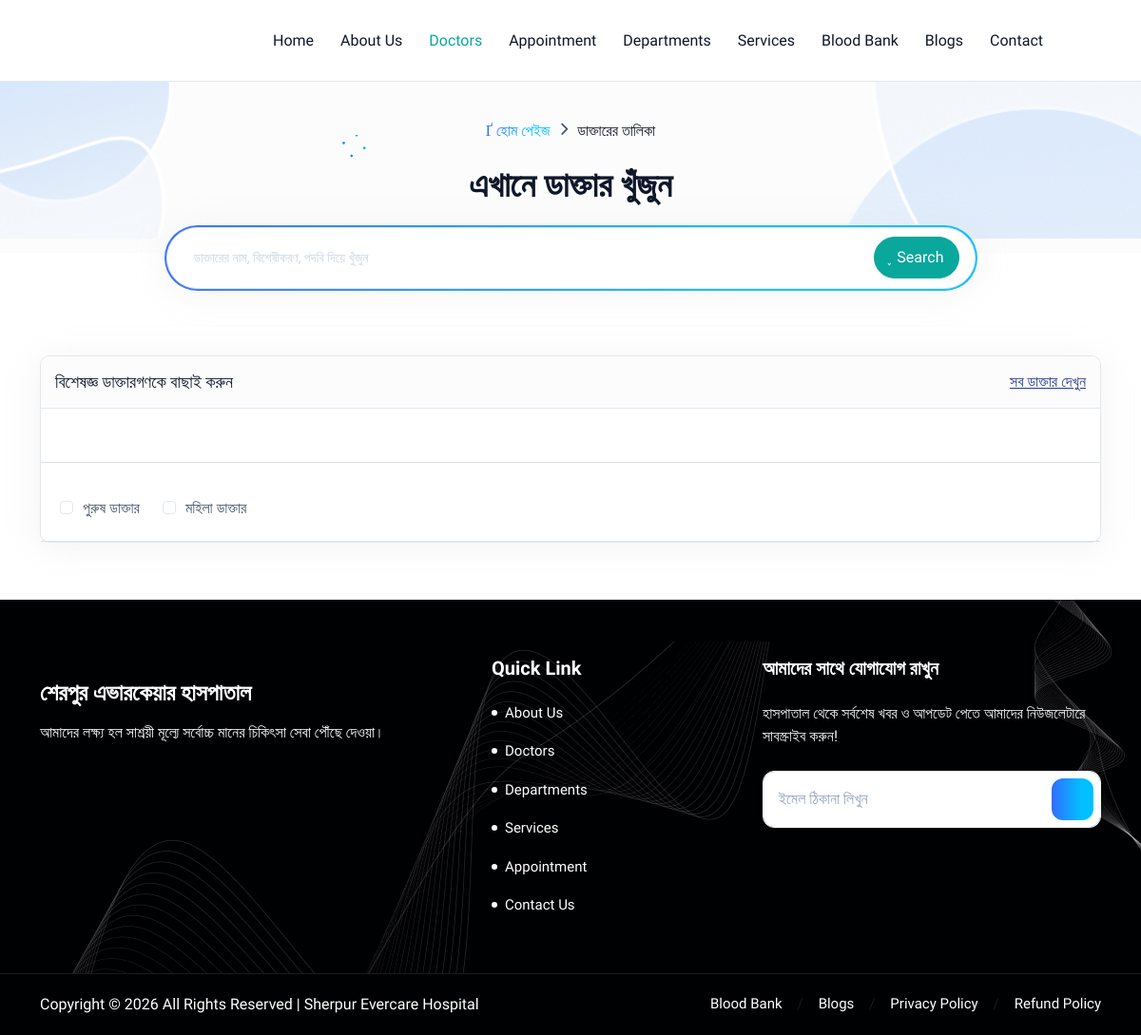
The app's page /doctors/, older data.
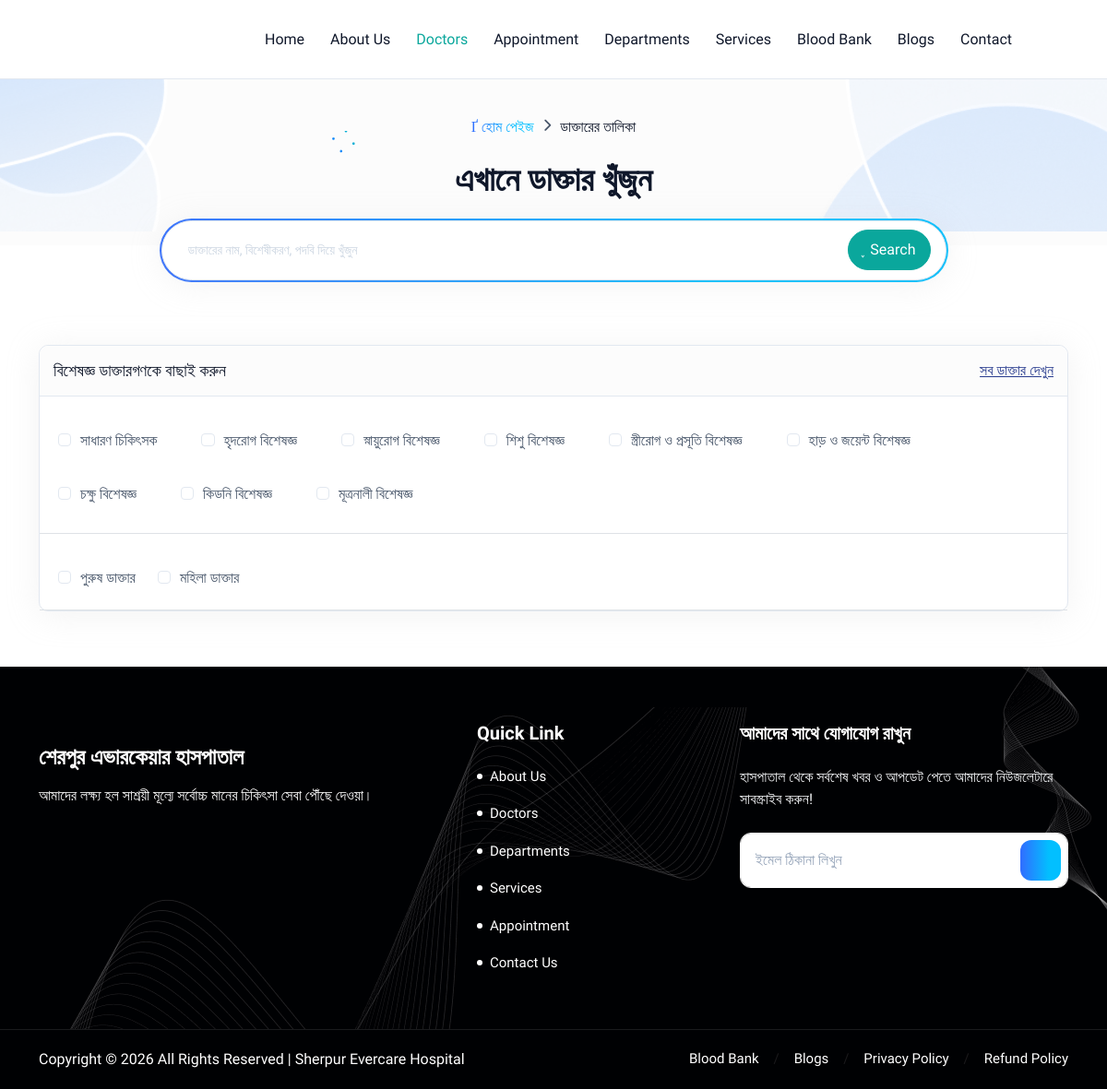
The same page, newer data.
### doctor/models.py (models this page shows, shortened)
class Specialization(BaseModel):
    name = models.CharField(max_length=150)

### doctor/views.py (the view)
# urls.py: path('doctors/', views.doctors, name='doctors'),
def doctors(request, slug=None):
    doctors = Doctor.objects.filter(is_active=True)
    department = None
    query = request.GET.get('search_query', '').strip()
    specializations = request.GET.getlist('specialization')  # 🔥 multiple
    genders = request.GET.getlist('gender')  # 🔥 multiple
    if slug:
        department = get_object_or_404(Department, slug=slug)
        doctors = doctors.filter(department=department)
    if query:
        doctors = doctors.filter(
            Q(name__icontains=query) |
            Q(designation__icontains=query) |
            Q(specializations__name__icontains=query)
        )
    if specializations:
        doctors = doctors.filter(specializations__id__in=specializations)
    if genders:
        doctors = doctors.filter(gender__in=genders)
    doctors = doctors.distinct().order_by('order')
    context = {
        'doctors': doctors,
        'department': department,
        'query': query,
        'selected_specializations': specializations,
        'selected_genders': genders,
        'all_specializations': Specialization.objects.all(),
    }
    return render(request, 'doctor/doctors.html', context)

### core/context_processors.py (called while the page is built)
def site_data(request):
    return {
        'site_setting': SiteSetting.objects.first(),
    }

### doctor/templates/doctor/doctors.html (shortened to what this page needs)
{% extends 'layouts/master.html' %}
{% load static %}
{% load custom_filters %}
{% block content %}
<div class="breadcrumb-bar overflow-visible page-margin-top">
    <div class="container">
        <div class="row align-items-center inner-banner">
            <div class="col-md-12 col-12 text-center">
                <nav aria-label="breadcrumb" class="page-breadcrumb">
                    <ol class="breadcrumb">
                        <li class="breadcrumb-item"><a href="{% url 'index' %}"><i class="isax isax-home-15"></i> হোম পেইজ </a></li>
                        <li class="breadcrumb-item active">ডাক্তারের তালিকা</li>
                    </ol>
                    <h5 class="breadcrumb-title mt-4">এখানে ডাক্তার খুঁজুন</h5>
                </nav>
            </div>
        </div>
        <div class="bg-primary-gradient rounded-pill doctors-search-box">
            <div class="search-box-one rounded-pill p-1 pe-3">
                <form method="GET" action="{% url 'doctors' %}">
                    <input
                        type="text"
                        name="search_query"
                        class="form-control border-0 py-2 py-md-3 px-4 rounded-pill"
                        placeholder="ডাক্তারের নাম, বিশেষীকরণ, পদবি দিয়ে খুঁজুন"
                    >
                    <div class="form-search-btn">
                        <button class="btn btn-primary d-inline-flex align-items-center rounded-pill" type="submit">
                            Search
                        </button>
                    </div>
                </form>
            </div>
        </div>
    </div>
    <div class="breadcrumb-bg">
        <img src="{% static 'img/bg/breadcrumb-bg-01.png' %}" alt="img" class="breadcrumb-bg-01">
        <img src="{% static 'img/bg/breadcrumb-bg-02.png' %}" alt="img" class="breadcrumb-bg-02">
        <img src="{% static 'img/bg/breadcrumb-icon.png' %}" alt="img" class="breadcrumb-bg-03">
    </div>
</div>
<div class="content mt-5">
    <div class="container">
        <div class="row">
            <div class="col-12">
                <form action="" method="GET">
                    <div class="card filter-lists">
                        <div class="card-header">
                            <div class="d-flex align-items-center filter-head justify-content-between">
                                <h4>বিশেষজ্ঞ ডাক্তারগণকে বাছাই করুন</h4>
                                <a href="{% url 'doctors' %}" onclick="this.closest('form').reset();" class="text-secondary text-decoration-underline"> সব ডাক্তার দেখুন </a>
                            </div>
                        </div>
                        <div class="card-body p-0">
                            <div class="accordion-item border-bottom">
                                <div id="collapse1" class="accordion-collapse show" aria-labelledby="heading1">
                                    <div class="accordion-body d-flex pt-3">
                                        <div class="row g-4 ">
                                            {% for s in all_specializations %}
                                            <div class="col-auto">
                                                <div class="d-flex align-items-center justify-content-between mb-2 me-4">
                                                    <div class="form-check">
                                                        <input
                                                            class="form-check-input"
                                                            type="checkbox"
                                                            name="specialization"
                                                            value="{{ s.id }}"
                                                            id="spec{{ s.id }}"
                                                            onchange="this.form.submit()"
                                                        >
                                                        <label class="form-check-label" for="spec{{ s.id }}">
                                                            {{ s.name }}
                                                        </label>
                                                    </div>
                                                </div>
                                            </div>
                                            {% endfor %}
                                        </div>
                                    </div>
                                </div>
                            </div>
                            <div class="accordion-item border-bottom">
                                <div id="collapse2" class="accordion-collapse show" aria-labelledby="heading2">
                                    <div class="accordion-body d-flex pt-3">
                                        <div class="form-check me-4">
                                            <input
                                                class="form-check-input"
                                                type="checkbox"
                                                name="gender"
                                                value="male"
                                                id="gender_male"
                                                onchange="this.form.submit()"
                                            >
                                            <label class="form-check-label" for="gender_male">
                                                পুরুষ ডাক্তার
                                            </label>
                                        </div>
                                        <div class="form-check">
                                            <input
                                                class="form-check-input"
                                                type="checkbox"
                                                name="gender"
                                                value="female"
                                                id="gender_female"
                                                onchange="this.form.submit()"
                                            >
                                            <label class="form-check-label" for="gender_female">
                                                মহিলা ডাক্তার
                                            </label>
                                        </div>
                                    </div>
                                </div>
                            </div>
                        </div>
                    </div>
                </form>
            </div>
        </div>
    </div>
</div>
{% endblock content %}

### templates/layouts/master.html (shortened to what this page needs)
{% load static %}
<!DOCTYPE html>
<html lang="en">
<head>
    <link rel="stylesheet" href="https://cdnjs.cloudflare.com/ajax/libs/font-awesome/7.0.1/css/all.min.css" />
	<link rel="stylesheet" href="{% static 'css/bootstrap.min.css' %}">
    <link rel="stylesheet" href="{% static 'plugins/fancybox/jquery.fancybox.min.css' %}">
    <link rel="stylesheet" href="{% static 'plugins/wow/css/animate.css' %}">
	<link rel="stylesheet" href="{% static 'css/iconsax.css' %}">
	<link rel="stylesheet" href="{% static 'css/feather.css' %}">
	<link rel="stylesheet" href="{% static 'css/style.css' %}">
	<link rel="stylesheet" href="{% static 'css/updated.css' %}">
</head>
<body>
    <main  class="main-wrapper">
        {% block header %}
            {% include 'layouts/header.html' %}
        {% endblock header %}
        {% block content %}
        {% endblock content %}
        {% block footer %}
            {% include 'layouts/footer.html' %}
        {% endblock footer %}
    </main>
</body>
</html>

### templates/layouts/header.html (shortened to what this page needs)
{% load static %}
<header class="header header-default inner-header position-fixed z-3 w-100 top-0">
	<div class="container">
		<nav class="navbar navbar-expand-lg header-nav">
			<div class="navbar-header">
				<a href="{% url 'index' %}" class="navbar-brand logo">
				</a>
			</div>
			<div class="header-menu">
				<div class="main-menu-wrapper">
					<ul class="main-nav">
						<li class="has-submenu"><a href="{% url 'index' %}" class="main-menu {% if request.resolver_match.url_name == 'index' %}active{% endif %}">Home</a></li>
						<li class="has-submenu"><a href="{% url 'about_us' %}" class="main-menu {% if request.resolver_match.url_name == 'about_us' %}active{% endif %}">About Us</a></li>
						<li class="has-submenu"><a href="{% url 'doctors' %}" class="main-menu {% if request.resolver_match.url_name == 'doctors' %}active{% endif %}">Doctors</a></li>
						<li class="has-submenu"><a href="{% url 'appointment' %}" class="main-menu {% if request.resolver_match.url_name == 'appointment' %}active{% endif %}">Appointment</a></li>
						<li class="has-submenu"><a href="{% url 'departments' %}" class="main-menu {% if request.resolver_match.url_name == 'departments' %}active{% endif %}">Departments</a></li>
						<li class="has-submenu"><a href="{% url 'services' %}" class="main-menu {% if request.resolver_match.url_name == 'services' %}active{% endif %}">Services</a></li>
						<li class="has-submenu"><a href="{% url 'blood_donors' %}" class="main-menu {% if request.resolver_match.url_name == 'blood_donors' %}active{% endif %}">Blood Bank</a></li>
						<li class="has-submenu"><a href="{% url 'blogs' %}" class="main-menu {% if request.resolver_match.url_name == 'blogs' %}active{% endif %}">Blogs</a></li>
						<li class="has-submenu"><a href="{% url 'contact_us' %}" class="main-menu {% if request.resolver_match.url_name == 'contact_us' %}active{% endif %}">Contact</a></li>
					</ul>
				</div>
			</div>
		</nav>
	</div>
</header>

### templates/layouts/footer.html (shortened to what this page needs)
{% load static %}
		<footer class="footer-two">
			<div class="footer-top">
				<div class="container">
					<div class="row g-4">
						<div class="col-lg-5 col-md-12">
							<div class="footer-widget footer-about">
								<div class="footer-about-content">
									<h4 class="text-white mb-3">শেরপুর এভারকেয়ার হাসপাতাল </h4>
									<p>আমাদের লক্ষ্য হল সাশ্রয়ী মূল্যে সর্বোচ্চ মানের চিকিৎসা সেবা পৌঁছে দেওয়া।</p>
								</div>
							</div>
						</div>
						<div class="col-lg-3 col-md-5">
							<div class="footer-widget">
								<h5 class="footer-title">Quick Link</h5>
								<ul class="footer-menu">
									<li><a href="{% url 'about_us' %}">About Us</a></li>
									<li><a href="{% url 'doctors' %}">Doctors</a></li>
									<li><a href="{% url 'departments' %}">Departments</a></li>
									<li><a href="{% url 'services' %}">Services</a></li>
									<li><a href="{% url 'appointment' %}">Appointment</a></li>
									<li><a href="{% url 'contact_us' %}">Contact Us</a></li>
								</ul>
							</div>
						</div>
						<div class="col-lg-4 col-md-7">
							<div class="footer-widget">
								<h5 class="footer-title">আমাদের সাথে যোগাযোগ রাখুন</h5>
								<div class="footer-subscribe">
									<p>হাসপাতাল থেকে সর্বশেষ খবর ও আপডেট পেতে আমাদের নিউজলেটারে সাবস্ক্রাইব করুন!</p>
									<div class="subscribe-input">
										<form action="{% url 'subscribe' %}" method="POST">  {% csrf_token %}
											<input type="email" name="subscribe-email" class="form-control" placeholder="ইমেল ঠিকানা লিখুন" required>
											<button type="submit" class="btn-icon btn btn-primary-gradient"><i class="isax isax-arrow-right-1"></i></button>
										</form>
									</div>
								</div>
							</div>
						</div>
					</div>
				</div>
				<img src="{% static 'img/bg/footer-bg-06.png' %}" alt="bg" class="footer-bg-01">
				<img src="{% static 'img/bg/footer-bg-07.png' %}" alt="bg" class="footer-bg-02">
			</div>
			<div class="footer-bottom">
				<div class="container">
					<div class="copyright">
						<div class="copyright-text">
							<p class="mb-0">Copyright &copy;
								All Rights Reserved | Sherpur Evercare Hospital</p>
						</div>
						<div class="copyright-menu">
							<ul>
								<li><a href="{% url 'blood_donors' %}">Blood Bank</a></li>
								<li><a href="{% url 'blogs' %}">Blogs</a></li>
								<li><a href="#">Privacy Policy</a></li>
								<li><a href="#">Refund Policy</a></li>
							</ul>
						</div>
					</div>
				</div>
			</div>
		</footer>

### static/css/updated.css (style rules this page uses)
.page-margin-top { margin-top: 86px; }
.active { color: #0AA79C }

Row changes from the older to the newer data that the page shows:
added Specialization: name "সাধারণ চিকিৎসক"
added Specialization: name "হৃদরোগ বিশেষজ্ঞ"
added Specialization: name "স্নায়ুরোগ বিশেষজ্ঞ"
added Specialization: name "শিশু বিশেষজ্ঞ"
added Specialization: name "স্ত্রীরোগ ও প্রসূতি বিশেষজ্ঞ"
added Specialization: name "হাড় ও জয়েন্ট বিশেষজ্ঞ"
added Specialization: name "চক্ষু বিশেষজ্ঞ"
added Specialization: name "কিডনি বিশেষজ্ঞ"
added Specialization: name "মূত্রনালী বিশেষজ্ঞ"
